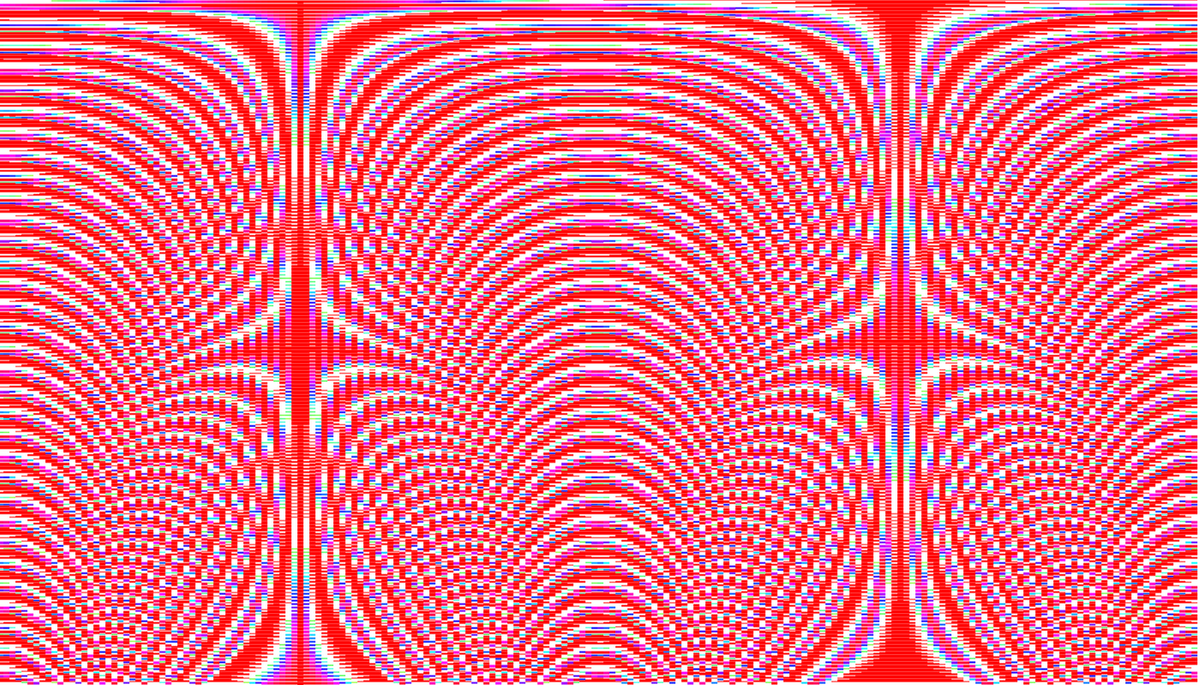
Frame 1 (no input)
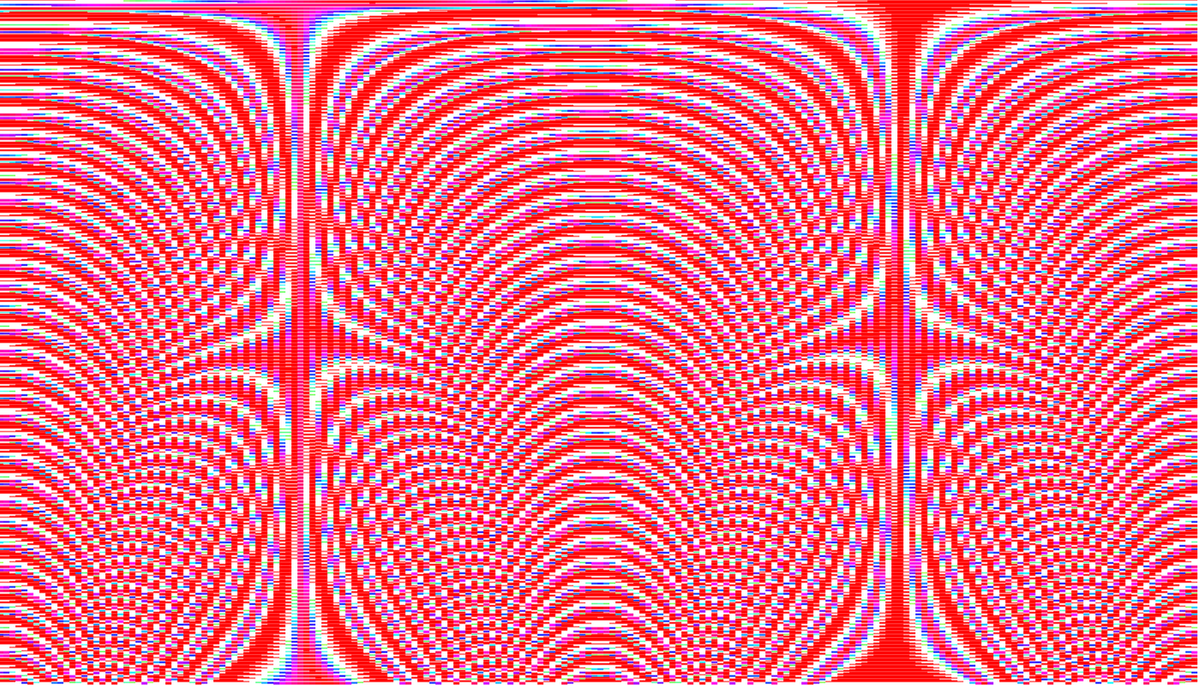
Frame 60 (the mouse pressed at the canvas centre just before this capture)
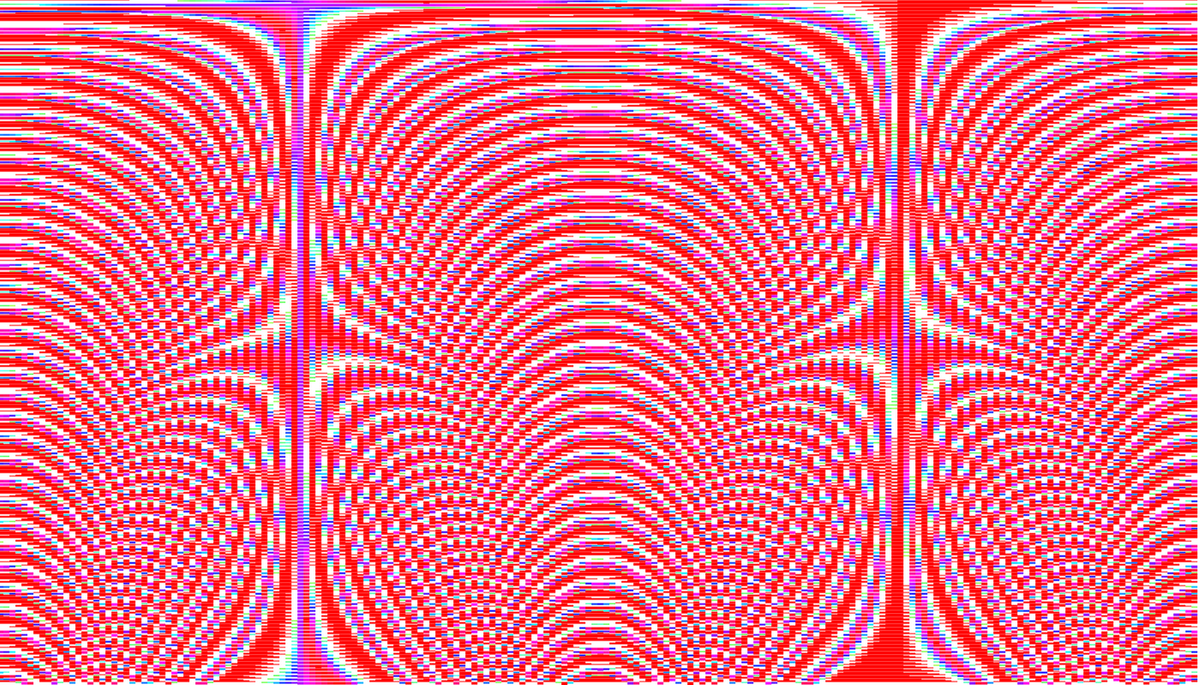
Frame 120 (the mouse held since frame 60 and released just before this capture)

The Processing sketch that drew these frames (run headless with seeded random() and noise(); from frame 60 on, the mouse is pressed at the canvas centre):

// Processing sketch: rectangle_wave
// ── rectangle_wave.pde
// Number of rectangles we want on each axis
final int num_divis = 200;
float sin_inc = TWO_PI/(float)num_divis;
// These are for the sin functions that determine each lines width and height
float pos_p = 0.0;
float pos_inc = 0.1;
// These are for the sin functions that determine the amplitude of the x sin
float amp_x = 0.0;
float amp_x_inc = 0.01;
// These are for the sin functions that determine the amplitude of the y sin
float amp_y = 0.0;
float amp_y_inc = 0.01;

void setup() {
  size(1400, 800);
  background(255);
  frameRate(30);
  colorMode(HSB, 255);
}


void draw() {
  // Clear the canvas
  background(255);

  // Max dimensions of a rectangles
  final float max_rect_h = height/(float)(num_divis);
  final float rect_width = width/(float)num_divis;
  
  // Now loop through and draw the rectangles
  for(int y = 0; y < num_divis; y++) {
    for(int x = 0; x < num_divis; x++) {
      fill(0);
      strokeCap(SQUARE);
      strokeWeight(rect_width);
      //stroke(255*sin(x/float(num_divis)*TWO_PI)+255*cos(y/float(num_divis)*TWO_PI), 255, 255);
      stroke(255*sin(pos_p+x*sin_inc+y*cos(x*sin_inc)), 255, 255);
      //line(x*rect_width, y*max_rect_h, x*rect_width, y*max_rect_h + max_rect_h*sin(a+x*sin_inc));
      //line(x*rect_width, y*max_rect_h, x*rect_width + rect_width*sin(amp_x+x*amp_x_inc)*sin(pos_p+x*sin_inc), y*max_rect_h + max_rect_h*cos(amp_y+x*amp_y_inc)*sin(pos_p+x*sin_inc));
      //line(x*rect_width, y*max_rect_h, x*rect_width, y*max_rect_h + max_rect_h*cos(amp_y+x*amp_y_inc)*sin(pos_p+x*sin_inc+y*sin(x*sin_inc)));
      line(x*rect_width, y*max_rect_h, x*rect_width, y*max_rect_h + max_rect_h*sin(pos_p+x*sin_inc+y*cos(x*sin_inc)));
    }
  }
  pos_p += pos_inc;
  amp_x += amp_x_inc;
  amp_y += amp_y_inc;

  
}
